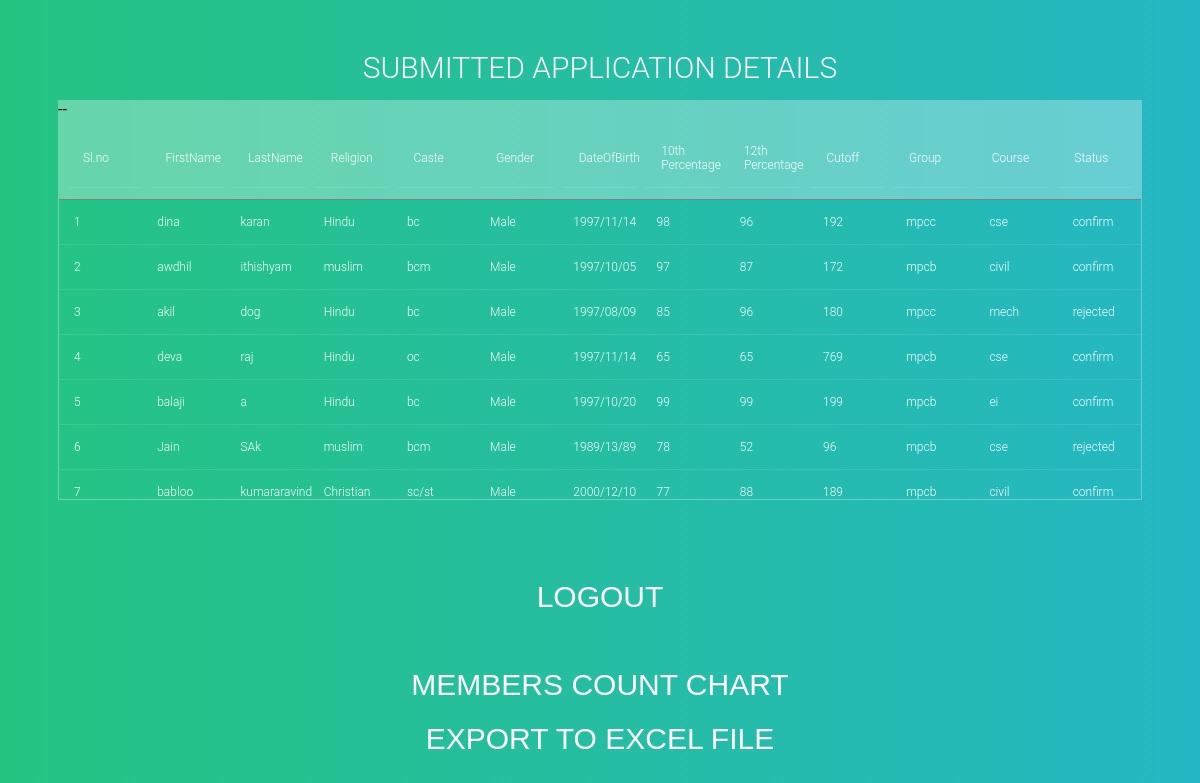
Screenshot of /dashboard1.php with the database file from the repository.
### tables this page shows
CREATE TABLE `application` (
  `sno` int(11) NOT NULL,
  `firstname` varchar(20) NOT NULL,
  `lastname` varchar(20) NOT NULL,
  `fathersname` varchar(20) NOT NULL,
  `mothersname` varchar(20) NOT NULL,
  `religion` varchar(20) NOT NULL,
  `caste` varchar(20) NOT NULL,
  `gender` varchar(20) NOT NULL,
  `dob` varchar(20) NOT NULL,
  `tenthpercentage` varchar(20) NOT NULL,
  `twelthpercentage` varchar(20) NOT NULL,
  `cutoff` varchar(20) NOT NULL,
  `group1` varchar(20) NOT NULL,
  `email` varchar(40) NOT NULL,
  `course` varchar(20) NOT NULL,
  `status` varchar(40) NOT NULL
);

### dashboard1.php (the view, shortened to what this page needs)
<?php
include("common.php");
$query=mysqli_query($conn,"select * from application");
?>
<!DOCTYPE html>
<html lang="en" >
<head>
  <link rel="stylesheet" href="https://cdnjs.cloudflare.com/ajax/libs/meyer-reset/2.0/reset.min.css">
      <link rel="stylesheet" href="css/style 2.css">
</head>
<body>
  <section>
  <h1>Submitted Application Details</h1>
  <div class="tbl-header" >
    <table  cellpadding="0" cellspacing="10" border="0">
      <thead>
        --<tr>
<td>Sl.no</td>
<td>FirstName</td>
<td>LastName</td>
<td>Religion</td>
<td>Caste</td>
<td>Gender</td>
<td>DateOfBirth</td>
<td>10th Percentage</td>
<td>12th Percentage</td>
<td>Cutoff</td>
<td>Group</td>
<td>Course</td>
<td>Status</td>
</tr
      </thead>
    </table>
  </div>
  <div class="tbl-content">
    <table id="testTable" cellpadding="0" cellspacing="10" border="0" rules="groups" frame="hsides"  class="table table-striped">
      <tbody>
<?php
$i=1;
	while($output=mysqli_fetch_assoc($query))
	{
		?>
		<tr>
		<td><?php echo $i; ?></td>
		<td><?php echo $output['firstname']; ?></td>
		<td><?php echo $output['lastname']; ?></td>
				<td><?php echo $output['religion']; ?></td>
				<td><?php echo $output['caste']; ?></td>
				<td><?php echo $output['gender']; ?></td>
				<td><?php echo $output['dob']; ?></td>
			<td><?php echo $output['tenthpercentage']; ?></td>
			<td><?php echo $output['twelthpercentage']; ?></td>
							<td><?php echo $output['cutoff']; ?></td>
                 			<td><?php echo $output['group1']; ?></td>
							<td><?php echo $output['course']; ?></td>
<td>
<?php
if($output['status']=="")
{
	?>
<a href="confirm.php?key=<?php echo $output['email'];?>&status=confirm">Confirm</a> | <a href="confirm.php?key=<?php echo $output['email'];?>&status=rejected">Not Confirm</a>
<?php
}
else
{
echo $output['status'];
}
?>
</td>
		</tr>
		<?php
		$i++;
	}
	?>
      </tbody>
    </table>
  </div>
</section>
<div class="made-with-love">
 <h1> <a href="logout.php">logout</a><br><br></h1>
  <h1> <a href="chart.php">Members Count Chart</a></h1>
  <h1> <a href="php_csv_export.php">Export To Excel File</a></h1>
</div>
</body>
</html>

### css/style 2.css (style rules this page uses)
h1 { font-size: 30px; color: #fff; text-transform: uppercase; font-weight: 300; text-align: center; margin-bottom: 15px; }
table { width:100%; table-layout: fixed; }
.tbl-header { background-color: rgba(255,255,255,0.3); }
.tbl-content { height:300px; overflow-x:auto; margin-top: 0px; border: 1px solid rgba(255,255,255,0.3); }
td { padding: 15px; text-align: left; vertical-align:middle; font-weight: 300; font-size: 12px; color: #fff; border-bottom: solid 1px rgba(255,255,255,0.1); }
body { background: -webkit-linear-gradient(left, #25c481, #25b7c4); background: linear-gradient(to right, #25c481, #25b7c4); font-family: 'Roboto', sans-serif; }
section { margin: 50px; }
.made-with-love { margin-top: 40px; padding: 10px; clear: left; text-align: center; font-size: 10px; font-family: arial; color: #fff; }
.made-with-love a { color: #fff; text-decoration: none; }

### rows the page displays
application: firstname "dina", lastname "karan", religion "Hindu", caste "bc", gender "Male", dob "1997/11/14", tenthpercentage "98", twelthpercentage "96", cutoff "192", group1 "mpcc", course "cse", status "confirm"
application: firstname "awdhil", lastname "ithishyam", religion "muslim", caste "bcm", gender "Male", dob "1997/10/05", tenthpercentage "97", twelthpercentage "87", cutoff "172", group1 "mpcb", course "civil", status "confirm"
application: firstname "akil", lastname "dog", religion "Hindu", caste "bc", gender "Male", dob "1997/08/09", tenthpercentage "85", twelthpercentage "96", cutoff "180", group1 "mpcc", course "mech", status "rejected"
application: firstname "deva", lastname "raj", religion "Hindu", caste "oc", gender "Male", dob "1997/11/14", tenthpercentage "65", twelthpercentage "65", cutoff "769", group1 "mpcb", course "cse", status "confirm"
application: firstname "balaji", lastname "a", religion "Hindu", caste "bc", gender "Male", dob "1997/10/20", tenthpercentage "99", twelthpercentage "99", cutoff "199", group1 "mpcb", course "ei", status "confirm"
application: firstname "Jain", lastname "SAk", religion "muslim", caste "bcm", gender "Male", dob "1989/13/89", tenthpercentage "78", twelthpercentage "52", cutoff "96", group1 "mpcb", course "cse", status "rejected"
application: firstname "babloo", lastname "kumararavind", religion "Christian", caste "sc/st", gender "Male", dob "2000/12/10", tenthpercentage "77", twelthpercentage "88", cutoff "189", group1 "mpcb", course "civil", status "confirm"
